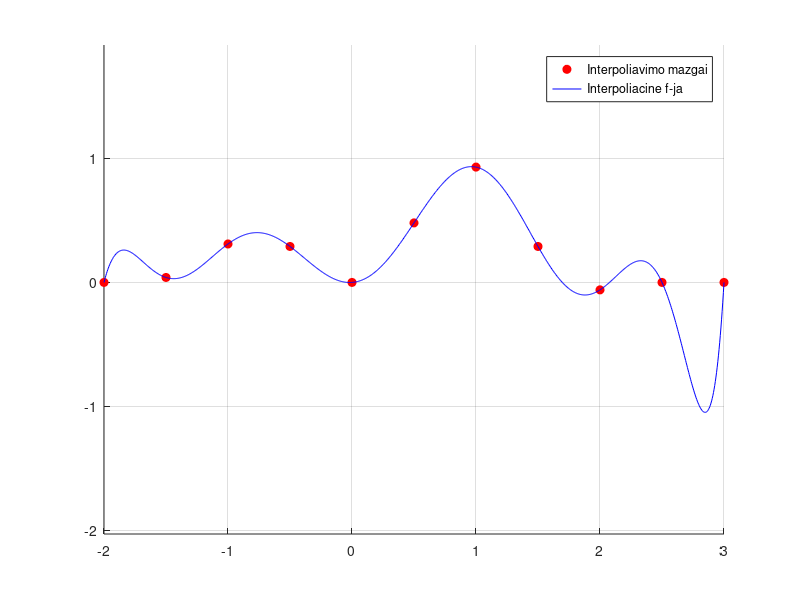

The MATLAB source for this figure:
function Ciobysevas
clc, clear all, close all
fprintf(1, 'Interpoliavimo mazgai:');
X=[-2.0 -1.5 -1.0 -0.5 0 0.5 1.0 1.5 2.0 2.5 3.0]
Y=[0 0.04 0.31 0.29 0 0.48 0.93 0.29 -0.06 0 0]
n = length(X);

T = zeros(n, n);

for i=1:n
    T(i,1) = 1;
    T(i,2) = X(i);
    for j=3:n
        T(i,j) = 2 * X(i) * T(i,j-1) - T(i,j-2);
    end
end
fprintf(1, 'Baziniu funkciju reiksmes interpoliavimo mazguose:');
T
fprintf(1, 'Ciobysevo interpoliacines israiskos koeficientai:');
a = flipud(T\Y')

figure(1), hold on, grid on, axis equal
plot(X,Y,'ro','MarkerFaceColor','r')

XC=min(X):(max(X)-min(X))/(n*91):max(X);
YC = klensou(a,XC);

plot(XC,YC,'b-');
legend('Interpoliavimo mazgai','Interpoliacine f-ja');

return
end

function px=klensou(a,x)
n=numel(a);
bk2=0; bk1=0;
for k=1:n
    bk=a(k)+2*x.*bk1-bk2;
    bk2=bk1; bk1=bk;
end;
px=bk-x.*bk2;
return
end